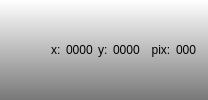
          <widget class="QWidget" name="widget_4" native="true">
           <property name="styleSheet">
            <string notr="true">background: qlineargradient(spread:pad, x1:0, y1:0, x2:0, y2:1, stop:0#ffffff, stop:1 #787878);</string>
           </property>
           <layout class="QHBoxLayout" name="horizontalLayout_15">
            <property name="spacing">
             <number>5</number>
            </property>
            <property name="topMargin">
             <number>0</number>
            </property>
            <property name="bottomMargin">
             <number>0</number>
            </property>
            <item>
             <spacer name="horizontalSpacer_11">
              <property name="orientation">
               <enum>Qt::Horizontal</enum>
              </property>
              <property name="sizeHint" stdset="0">
               <size>
                <width>40</width>
                <height>20</height>
               </size>
              </property>
             </spacer>
            </item>
            <item>
             <widget class="QLabel" name="label_9">
              <property name="text">
               <string>x:</string>
              </property>
             </widget>
            </item>
            <item>
             <widget class="QLabel" name="labelPos_x">
              <property name="styleSheet">
               <string notr="true"/>
              </property>
              <property name="text">
               <string>0000</string>
              </property>
             </widget>
            </item>
            <item>
             <widget class="QLabel" name="label_10">
              <property name="text">
               <string>y:</string>
              </property>
             </widget>
            </item>
            <item>
             <widget class="QLabel" name="labelPos_y">
              <property name="text">
               <string>0000</string>
              </property>
             </widget>
            </item>
            <item>
             <widget class="QLabel" name="label_11">
              <property name="text">
               <string>  pix:</string>
              </property>
             </widget>
            </item>
            <item>
             <widget class="QLabel" name="labelPos_pix">
              <property name="text">
               <string>000</string>
              </property>
             </widget>
            </item>
           </layout>
          </widget>
